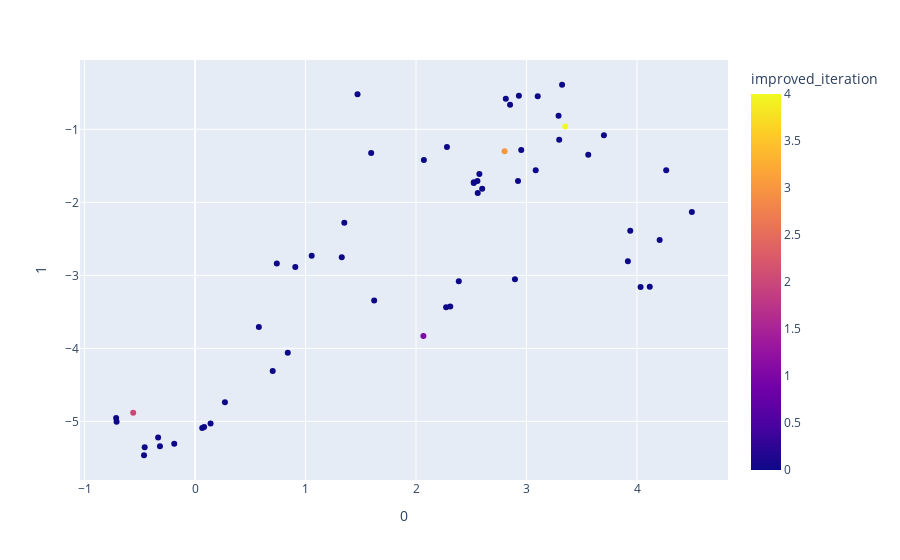

Write notebook code for a chart like this one.
### Code cell
from sklearn.manifold import TSNE

features = steps_df.loc[:, :'кнопка размера']

tsne = TSNE(n_components=2, random_state=0)
projections = tsne.fit_transform(features)

fig = px.scatter(
    projections, x=0, y=1,
    color=steps_df.improved_iteration, labels={'color': 'improved_iteration'}
)
fig.show()

### Figure 1 — Plotly figure (JSON) as saved in the notebook; plotly's stock layout.template omitted (floating-point values rounded to 4 significant figures)
{"data": [{"hovertemplate": "0=%{x}<br>1=%{y}<br>improved_iteration=%{marker.color}<extra></extra>", "legendgroup": "", "marker": {"color": [1, 0, 2, 0, 0, 0, 3, 0, 0, 0, 0, 0, 0, 0, 0, 0, 0, 0, 0, 0, 0, 0, 0, 0, 0, 0, 0, 0, 0, 0, 0, 0, 0, 0, 0, 0, 0, 0, 4, 0, 0, 0, 0, 0, 0, 0, 0, 0, 0, 0, 0, 0, 0, 0, 0, 0, 0], "coloraxis": "coloraxis", "symbol": "circle"}, "mode": "markers", "name": "", "orientation": "v", "showlegend": false, "type": "scatter", "x": [2.067, 2.31, -0.5597, 0.5775, 1.594, -0.3343, 2.802, 0.8393, 0.06491, 0.2705, 2.952, 3.296, 2.387, 2.573, 2.523, 2.558, 2.523, 3.083, 0.1407, 2.599, 0.082, 2.923, 2.556, 2.272, -0.4618, -0.714, 0.7401, 4.115, -0.3175, 4.264, 3.939, 1.621, 0.7029, -0.1884, 4.496, 1.471, -0.7102, 1.328, 3.351, 2.071, 1.351, 2.28, 0.9073, 4.205, -0.4558, 2.895, 1.056, 2.851, 3.322, 3.701, 3.29, 3.559, 3.917, 4.032, 2.813, 2.931, 3.101], "xaxis": "x", "y": [-3.829, -3.425, -4.881, -3.708, -1.324, -5.221, -1.301, -4.059, -5.092, -4.739, -1.283, -1.143, -3.082, -1.612, -1.724, -1.871, -1.736, -1.559, -5.027, -1.814, -5.078, -1.709, -1.708, -3.438, -5.464, -4.953, -2.837, -3.157, -5.339, -1.562, -2.39, -3.345, -4.311, -5.306, -2.131, -0.5202, -5.005, -2.753, -0.9623, -1.421, -2.279, -1.243, -2.886, -2.514, -5.355, -3.052, -2.731, -0.6641, -0.3896, -1.082, -0.8129, -1.348, -2.808, -3.161, -0.5816, -0.5394, -0.5462], "yaxis": "y"}], "layout": {"coloraxis": {"colorbar": {"title": {"text": "improved_iteration"}}, "colorscale": [[0.0, "#0d0887"], [0.1111, "#46039f"], [0.2222, "#7201a8"], [0.3333, "#9c179e"], [0.4444, "#bd3786"], [0.5556, "#d8576b"], [0.6667, "#ed7953"], [0.7778, "#fb9f3a"], [0.8889, "#fdca26"], [1.0, "#f0f921"]]}, "legend": {"tracegroupgap": 0}, "margin": {"t": 60}, "xaxis": {"anchor": "y", "domain": [0.0, 1.0], "title": {"text": "0"}}, "yaxis": {"anchor": "x", "domain": [0.0, 1.0], "title": {"text": "1"}}}}
